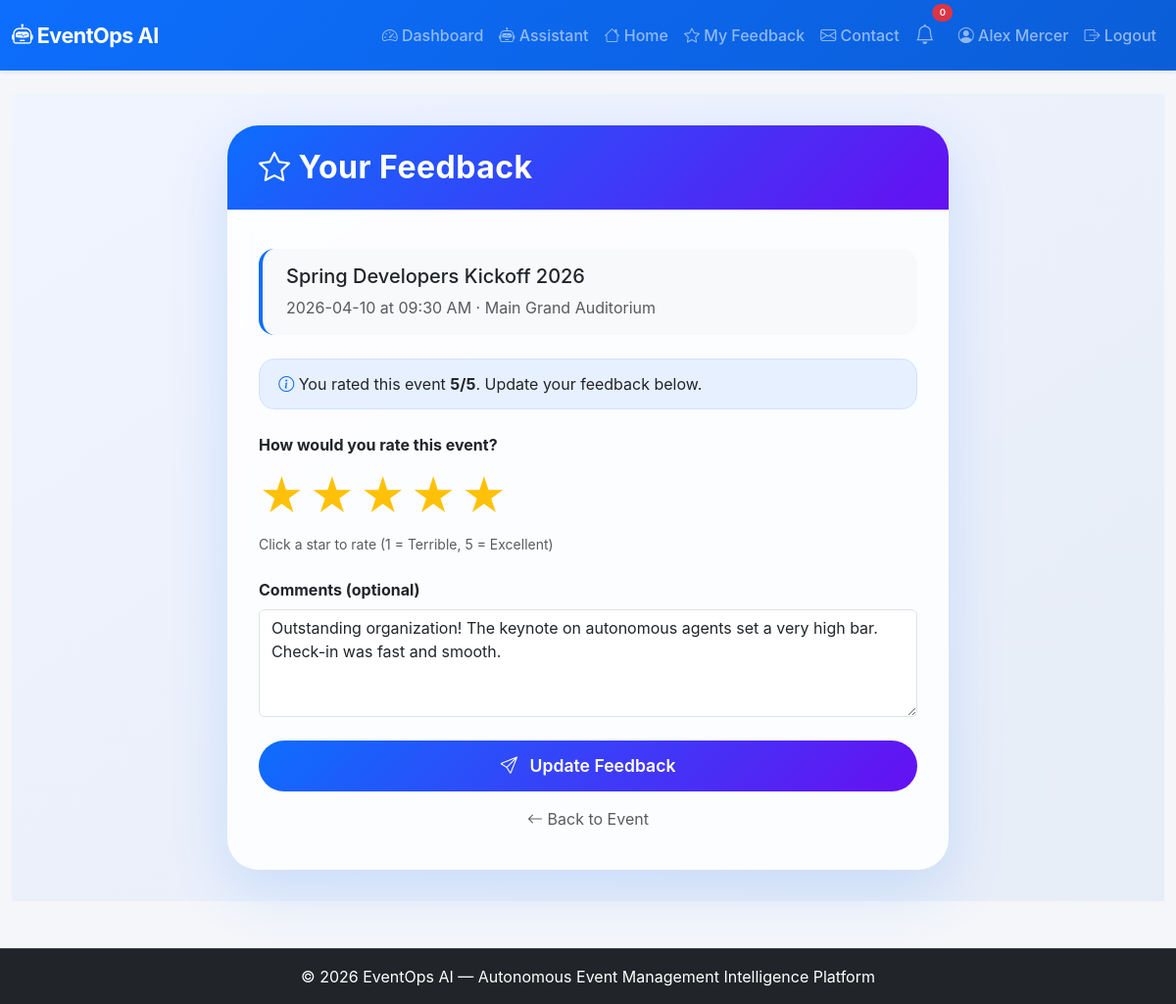
/feedback/7 (signed in), run on the app's committed database.
### app.py (models this page shows, shortened)
class User(UserMixin, db.Model):
    id = db.Column(db.Integer, primary_key=True)
    name = db.Column(db.String(100), nullable=False)
    email = db.Column(db.String(100), unique=True, nullable=False)
    password_hash = db.Column(db.String(200), nullable=False)
    role = db.Column(db.String(20), default='user')
    created_at = db.Column(db.DateTime, default=lambda: datetime.now(timezone.utc))

class Event(db.Model):
    id = db.Column(db.Integer, primary_key=True)
    title = db.Column(db.String(200), nullable=False)
    description = db.Column(db.Text)
    date = db.Column(db.String(50))
    time = db.Column(db.String(50))
    location = db.Column(db.String(200))
    capacity = db.Column(db.Integer)
    status = db.Column(db.String(20), default='upcoming')
    created_at = db.Column(db.DateTime, default=lambda: datetime.now(timezone.utc))

class Feedback(db.Model):
    __tablename__ = 'feedback'
    __table_args__ = {'extend_existing': True}
    id = db.Column(db.Integer, primary_key=True)
    user_id = db.Column(db.Integer, db.ForeignKey('user.id'), nullable=False)
    event_id = db.Column(db.Integer, db.ForeignKey('event.id'), nullable=False)
    rating = db.Column(db.Integer, nullable=False)
    comment = db.Column(db.Text)
    created_at = db.Column(db.DateTime, default=lambda: datetime.now(timezone.utc))
    user = db.relationship('User', backref='feedbacks')
    event = db.relationship('Event', backref='feedbacks')

### app.py (the view, shortened to what this page needs)
@app.route('/feedback/<int:event_id>', methods=['GET', 'POST'])
@login_required
def feedback(event_id):
    event = Event.query.get_or_404(event_id)
    existing = Feedback.query.filter_by(user_id=current_user.id, event_id=event_id).first()
    return render_template('feedback.html', event=event, existing=existing)

### app.py (called while the page is built)
@login_manager.user_loader
def load_user(user_id):
    return User.query.get(int(user_id))

### templates/feedback.html (shortened to what this page needs)
{% extends "base.html" %}
{% block content %}
<div class="feedback-wrapper">
    <div class="container">
        <div class="row justify-content-center">
            <div class="col-lg-8 col-md-10">
                <div class="card feedback-card">
                    <div class="card-header">
                        <h2 class="mb-0"><i class="bi bi-star me-2"></i>Your Feedback</h2>
                    </div>
                    <div class="card-body">
                        <div class="event-info">
                            <h5>{{ event.title }}</h5>
                            <p class="text-muted mb-0">{{ event.date }} at {{ event.time }} · {{ event.location }}</p>
                        </div>
                        {% if existing %}
                        <div class="existing-badge">
                            <i class="bi bi-info-circle text-primary"></i> You rated this event <strong>{{
                                existing.rating }}/5</strong>.
                            Update your feedback below.
                        </div>
                        {% endif %}
                        <form method="POST">
                            <div class="mb-4">
                                <label class="form-label fw-bold">How would you rate this event?</label>
                                <div class="rating-stars">
                                    <label for="star5" title="Excellent">★</label>
                                    <label for="star4" title="Good">★</label>
                                    <label for="star3" title="Average">★</label>
                                    <label for="star2" title="Poor">★</label>
                                    <label for="star1" title="Terrible">★</label>
                                </div>
                                <div class="form-text">Click a star to rate (1 = Terrible, 5 = Excellent)</div>
                            </div>
                            <div class="mb-4">
                                <label for="comment" class="form-label fw-bold">Comments (optional)</label>
                                <textarea class="form-control" id="comment" name="comment" rows="4"
                                    placeholder="Share your experience…">{{ existing.comment if existing else '' }}</textarea>
                            </div>
                            <button type="submit" class="btn btn-submit">
                                <i class="bi bi-send"></i> {% if existing %}Update{% else %}Submit{% endif %} Feedback
                            </button>
                        </form>
                        <div class="mt-3 text-center">
                            <a href="{{ url_for('event_detail', event_id=event.id) }}"
                                class="text-decoration-none text-muted">
                                <i class="bi bi-arrow-left"></i> Back to Event
                            </a>
                        </div>
                    </div>
                </div>
            </div>
        </div>
    </div>
</div>
{% endblock %}

### templates/base.html (shortened to what this page needs)
<!DOCTYPE html>
<html lang="en">
<head>
    <link href="https://cdn.jsdelivr.net/npm/bootstrap@5.3.0/dist/css/bootstrap.min.css" rel="stylesheet">
    <link rel="stylesheet" href="https://cdn.jsdelivr.net/npm/bootstrap-icons@1.11.0/font/bootstrap-icons.css">
    <link rel="stylesheet" href="{{ url_for('static', filename='css/style.css') }}">
</head>
<body>
    <nav class="navbar navbar-expand-lg navbar-dark bg-primary shadow-sm">
        <div class="container-fluid">
            <a class="navbar-brand fw-bold" href="{{ url_for('index') }}">
                <i class="bi bi-robot"></i> EventOps AI
            </a>
            <div class="collapse navbar-collapse" id="navbarNav">
                <ul class="navbar-nav ms-auto align-items-lg-center">
                    {% if current_user.is_authenticated %}
                    <li class="nav-item">
                        <a class="nav-link" href="{{ url_for('dashboard') }}">
                            <i class="bi bi-speedometer2"></i> Dashboard
                        </a>
                    </li>
                    <li class="nav-item">
                        <a class="nav-link" href="{{ url_for('assistant_page') }}">
                            <i class="bi bi-robot"></i> Assistant
                        </a>
                    </li>
                    <li class="nav-item">
                        <a class="nav-link" href="{{ url_for('index') }}">
                            <i class="bi bi-house"></i> Home
                        </a>
                    </li>
                    <li class="nav-item">
                        <a class="nav-link" href="{{ url_for('feedback_list') }}">
                            <i class="bi bi-star"></i> My Feedback
                        </a>
                    </li>
                    <li class="nav-item">
                        <a class="nav-link" href="{{ url_for('contact') }}">
                            <i class="bi bi-envelope"></i> Contact
                        </a>
                    </li>
                    <li class="nav-item position-relative me-2">
                        <a class="nav-link" href="#" title="Notifications" data-bs-toggle="dropdown">
                            <i class="bi bi-bell fs-5"></i>
                            <span
                                class="position-absolute top-0 start-100 translate-middle badge rounded-pill bg-danger"
                                style="font-size:0.6rem;">
                                0
                            </span>
                        </a>
                    </li>
                    <li class="nav-item">
                        <a class="nav-link" href="{{ url_for('profile') }}">
                            <i class="bi bi-person-circle"></i> {{ current_user.name }}
                        </a>
                    </li>
                    <li class="nav-item">
                        <a class="nav-link" href="{{ url_for('logout') }}">
                            <i class="bi bi-box-arrow-right"></i> Logout
                        </a>
                    </li>
                    {% endif %}
                </ul>
            </div>
        </div>
    </nav>
    <main class="container-fluid py-4">
        {% block content %}{% endblock %}
    </main>
    <footer class="footer bg-dark text-white py-3 mt-4">
        <div class="container text-center">
            <span>© 2026 EventOps AI — Autonomous Event Management Intelligence Platform</span>
        </div>
    </footer>
</body>
</html>

### static/css/style.css (style rules this page uses)
:root { --primary-color: #0d6efd; --primary-hover: #0b5ed7; --secondary-color: #6c757d; --success-color: #198754; --warning-color: #ffc107; --danger-color: #dc3545; --dark-color: #212529; --bg-light: #f8f9fa; --card-shadow: 0 8px 24px rgba(13, 110, 253, 0.08); --hover-shadow: 0 14px 30px rgba(13, 110, 253, 0.15); }
body { background-color: #f4f6fa; color: #2c3e50; font-family: -apple-system, BlinkMacSystemFont, "Segoe UI", Roboto, "Helvetica Neue", Arial, sans-serif; min-height: 100vh; display: flex; flex-direction: column; }
main { flex: 1 0 auto; }
.card { border: none; border-radius: 1.25rem; box-shadow: 0 6px 18px rgba(0,0,0,0.05); transition: transform 0.25s ease, box-shadow 0.25s ease; overflow: hidden; }
.card-header { background: transparent; border-bottom: 1px solid rgba(0, 0, 0, 0.06); font-weight: 600; padding: 1.1rem 1.4rem; }
.navbar { background: linear-gradient(135deg, #0d6efd, #0b5ed7) !important; padding-top: 0.8rem; padding-bottom: 0.8rem; }
.navbar-brand { font-size: 1.35rem; letter-spacing: -0.5px; }
.nav-link { font-weight: 500; transition: color 0.2s ease, opacity 0.2s ease; }
.btn { border-radius: 0.75rem; font-weight: 500; padding: 0.5rem 1.2rem; transition: all 0.2s ease; }
.badge { padding: 0.45em 0.8em; font-weight: 600; border-radius: 0.5rem; }
footer { border-top: 1px solid rgba(255, 255, 255, 0.1); }

### templates/feedback.html (style rules this page uses)
.feedback-wrapper { min-height: 80vh; background: linear-gradient(145deg, #f0f4ff 0%, #e6edf7 100%); padding: 2rem 0; }
.feedback-card { border: none; border-radius: 2rem; background: rgba(255, 255, 255, 0.85); backdrop-filter: blur(10px); box-shadow: 0 20px 60px rgba(13, 110, 253, 0.15); overflow: hidden; }
.feedback-card .card-header { background: linear-gradient(135deg, #0d6efd, #6610f2); color: white; padding: 1.5rem 2rem; border: none; }
.feedback-card .card-header h2 { font-weight: 700; letter-spacing: 0.5px; }
.feedback-card .card-body { padding: 2.5rem 2rem; }
.event-info { background: #f8f9fa; border-radius: 1rem; padding: 1rem 1.5rem; margin-bottom: 1.5rem; border-left: 4px solid #0d6efd; }
.rating-stars { display: flex; flex-direction: row-reverse; justify-content: flex-end; gap: 0.3rem; }
.rating-stars label { font-size: 2.8rem; color: #ccc; cursor: pointer; transition: color 0.2s; }
.rating-stars input:checked~label, .rating-stars label:hover, .rating-stars label:hover~label { color: #ffc107; }
.btn-submit { padding: 0.8rem 2rem; border-radius: 50px; font-weight: 600; background: linear-gradient(135deg, #0d6efd, #6610f2); border: none; color: white; transition: all 0.3s ease; width: 100%; font-size: 1.1rem; }
.btn-submit i { margin-right: 0.5rem; }
.existing-badge { background: #e7f0ff; border-radius: 1rem; padding: 0.8rem 1.2rem; margin-bottom: 1.5rem; border: 1px solid #cfe2ff; }

### data on the page
User: name "Alex Mercer"
Event: title "Spring Developers Kickoff 2026", date "2026-04-10", time "09:30 AM", location "Main Grand Auditorium"
Feedback: rating "5", comment "Outstanding organization! The keynote on autonomous agents set a very high bar. Check-in was fast and smooth."
